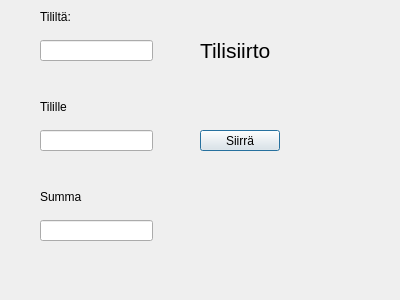
<?xml version="1.0" encoding="UTF-8"?>
<ui version="4.0">
 <class>pankki</class>
 <widget class="QDialog" name="pankki">
  <property name="geometry">
   <rect>
    <x>0</x>
    <y>0</y>
    <width>400</width>
    <height>300</height>
   </rect>
  </property>
  <property name="windowTitle">
   <string>Dialog</string>
  </property>
  <widget class="QLineEdit" name="leId1">
   <property name="geometry">
    <rect>
     <x>40</x>
     <y>40</y>
     <width>113</width>
     <height>21</height>
    </rect>
   </property>
  </widget>
  <widget class="QLineEdit" name="leId2">
   <property name="geometry">
    <rect>
     <x>40</x>
     <y>130</y>
     <width>113</width>
     <height>21</height>
    </rect>
   </property>
  </widget>
  <widget class="QLineEdit" name="leSumma">
   <property name="geometry">
    <rect>
     <x>40</x>
     <y>220</y>
     <width>113</width>
     <height>21</height>
    </rect>
   </property>
  </widget>
  <widget class="QLabel" name="label">
   <property name="geometry">
    <rect>
     <x>40</x>
     <y>10</y>
     <width>47</width>
     <height>13</height>
    </rect>
   </property>
   <property name="text">
    <string>Tililtä:</string>
   </property>
  </widget>
  <widget class="QLabel" name="label_2">
   <property name="geometry">
    <rect>
     <x>40</x>
     <y>100</y>
     <width>47</width>
     <height>13</height>
    </rect>
   </property>
   <property name="text">
    <string>Tilille</string>
   </property>
  </widget>
  <widget class="QLabel" name="label_3">
   <property name="geometry">
    <rect>
     <x>40</x>
     <y>190</y>
     <width>47</width>
     <height>13</height>
    </rect>
   </property>
   <property name="text">
    <string>Summa</string>
   </property>
  </widget>
  <widget class="QLabel" name="label_4">
   <property name="geometry">
    <rect>
     <x>200</x>
     <y>20</y>
     <width>161</width>
     <height>61</height>
    </rect>
   </property>
   <property name="font">
    <font>
     <pointsize>16</pointsize>
    </font>
   </property>
   <property name="text">
    <string>Tilisiirto</string>
   </property>
  </widget>
  <widget class="QPushButton" name="btnSiirto">
   <property name="geometry">
    <rect>
     <x>200</x>
     <y>130</y>
     <width>80</width>
     <height>21</height>
    </rect>
   </property>
   <property name="text">
    <string>Siirrä</string>
   </property>
  </widget>
  <widget class="QLabel" name="labelDebitInfo">
   <property name="geometry">
    <rect>
     <x>200</x>
     <y>90</y>
     <width>91</width>
     <height>16</height>
    </rect>
   </property>
   <property name="text">
    <string/>
   </property>
  </widget>
 </widget>
 <resources/>
 <connections/>
</ui>
